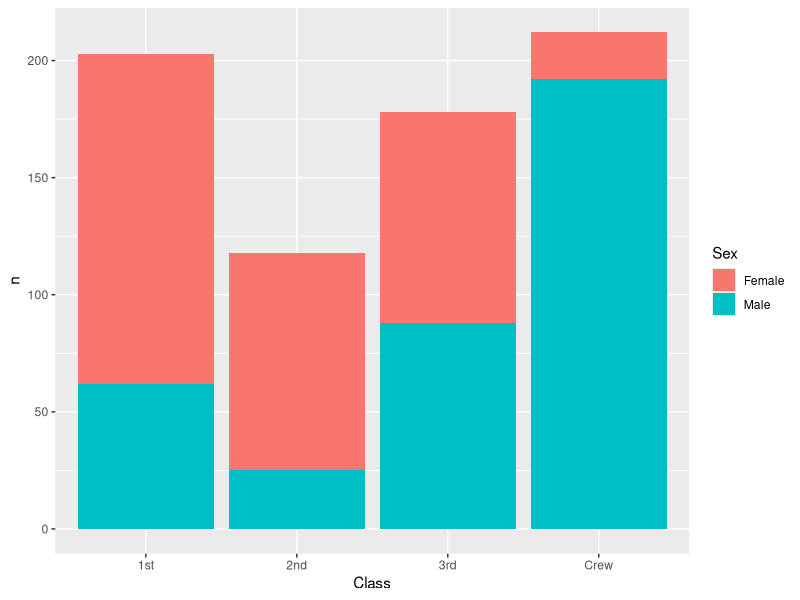
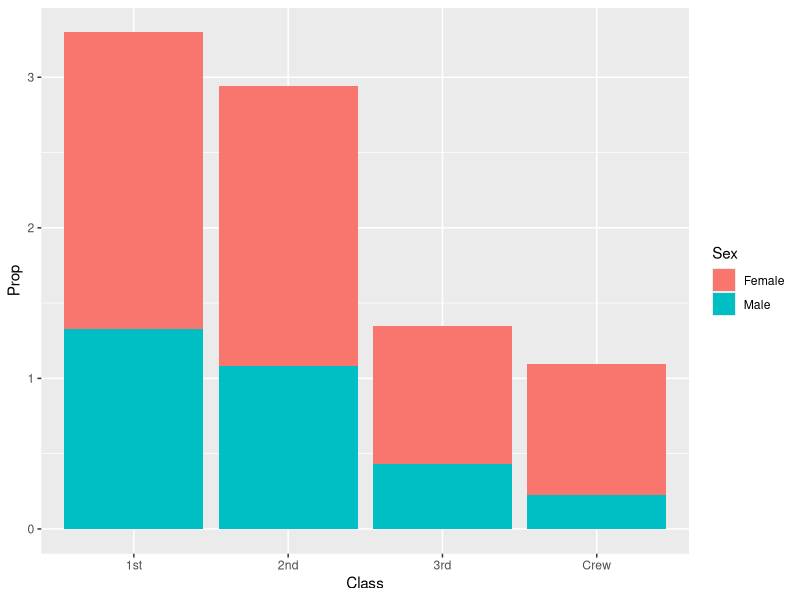
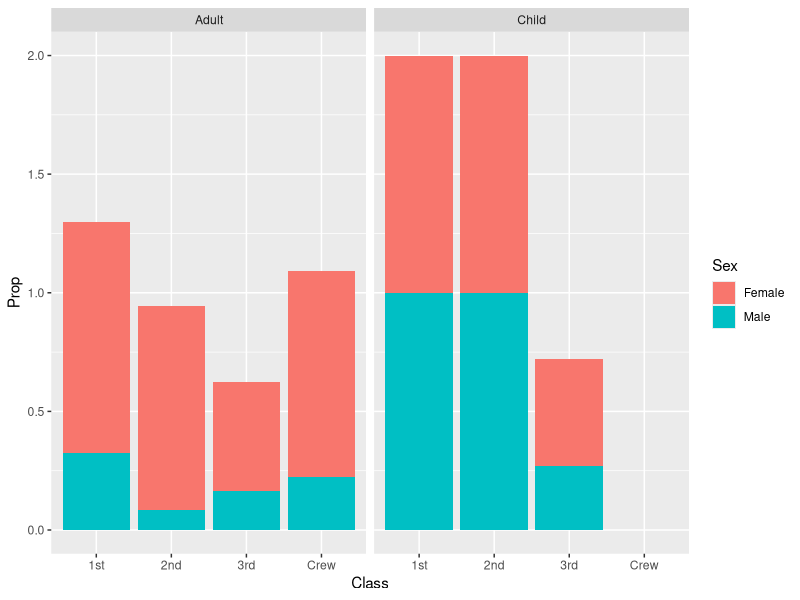

R code for these plots, in order:
## ---- chunk 1
library(tidyverse)

df_titanic <- as_tibble(Titanic)
## ---- chunk 2
## TASK: Perform a `glimpse` of df_titanic
glimpse(df_titanic)
## ---- chunk 3
## NOTE: No need to edit! We'll cover how to
## do this calculation in a later exercise.
df_titanic %>% summarize(total = sum(n))
## ---- chunk 4
## TASK: Visualize counts against `Class` and `Sex`
df_titanic %>%
  filter(Survived == "Yes") %>% 
  ggplot()+
  geom_col(mapping = aes(x = Class, y = n, fill = Sex))

## ---- chunk 5
## NOTE: No need to edit! We'll cover how to
## do this calculation in a later exercise.
df_prop <-
  df_titanic %>%
  group_by(Class, Sex, Age) %>%
  mutate(
    Total = sum(n),
    Prop = n / Total
  ) %>%
  ungroup()
df_prop

## ---- chunk 6
df_prop %>% 
  filter(Survived == "Yes") %>% 
  ggplot()+
    geom_col(mapping = aes(x = Class, y = Prop, fill = Sex))
## ---- chunk 7
df_prop %>% 
  filter(Survived == "Yes") %>% 
  ggplot(aes(x = Class, y = Prop, fill = Sex)) +
  geom_col() +
  facet_grid(~ Age)
